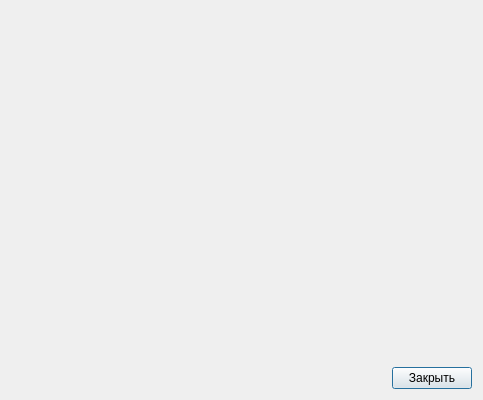
<?xml version="1.0" encoding="UTF-8"?>
<ui version="4.0">
 <class>Dialog</class>
 <widget class="QDialog" name="Dialog">
  <property name="geometry">
   <rect>
    <x>0</x>
    <y>0</y>
    <width>483</width>
    <height>400</height>
   </rect>
  </property>
  <property name="minimumSize">
   <size>
    <width>400</width>
    <height>400</height>
   </size>
  </property>
  <property name="windowTitle">
   <string>Dialog</string>
  </property>
  <property name="sizeGripEnabled">
   <bool>false</bool>
  </property>
  <property name="modal">
   <bool>false</bool>
  </property>
  <layout class="QVBoxLayout" name="verticalLayout" stretch="10,1">
   <item>
    <widget class="QLabel" name="lblInfo">
     <property name="text">
      <string/>
     </property>
     <property name="alignment">
      <set>Qt::AlignLeading|Qt::AlignLeft|Qt::AlignTop</set>
     </property>
    </widget>
   </item>
   <item>
    <layout class="QHBoxLayout" name="horizontalLayout" stretch="0,0">
     <item>
      <spacer name="horizontalSpacer">
       <property name="orientation">
        <enum>Qt::Horizontal</enum>
       </property>
       <property name="sizeHint" stdset="0">
        <size>
         <width>40</width>
         <height>20</height>
        </size>
       </property>
      </spacer>
     </item>
     <item>
      <widget class="QPushButton" name="btnOk">
       <property name="text">
        <string>Закрыть</string>
       </property>
      </widget>
     </item>
    </layout>
   </item>
  </layout>
 </widget>
 <resources/>
 <connections/>
</ui>
